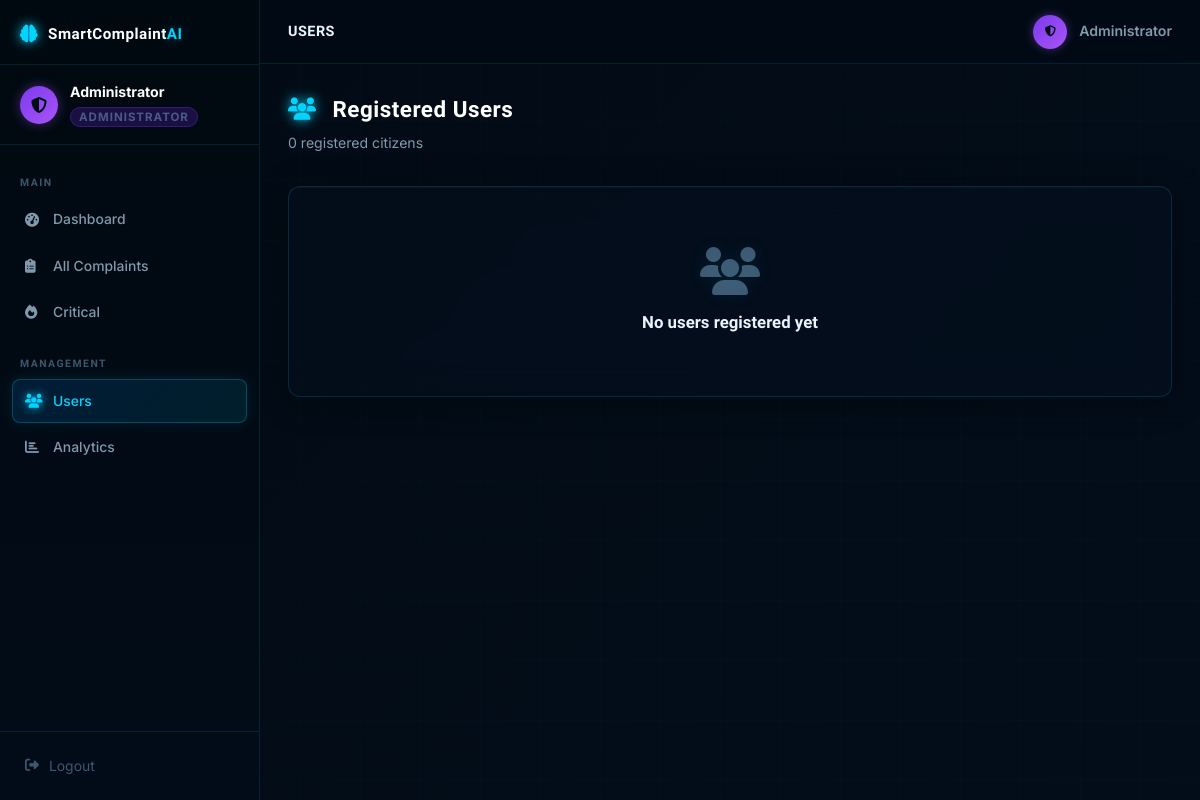
/admin/users (signed in), run on an earlier commit of the app's database.
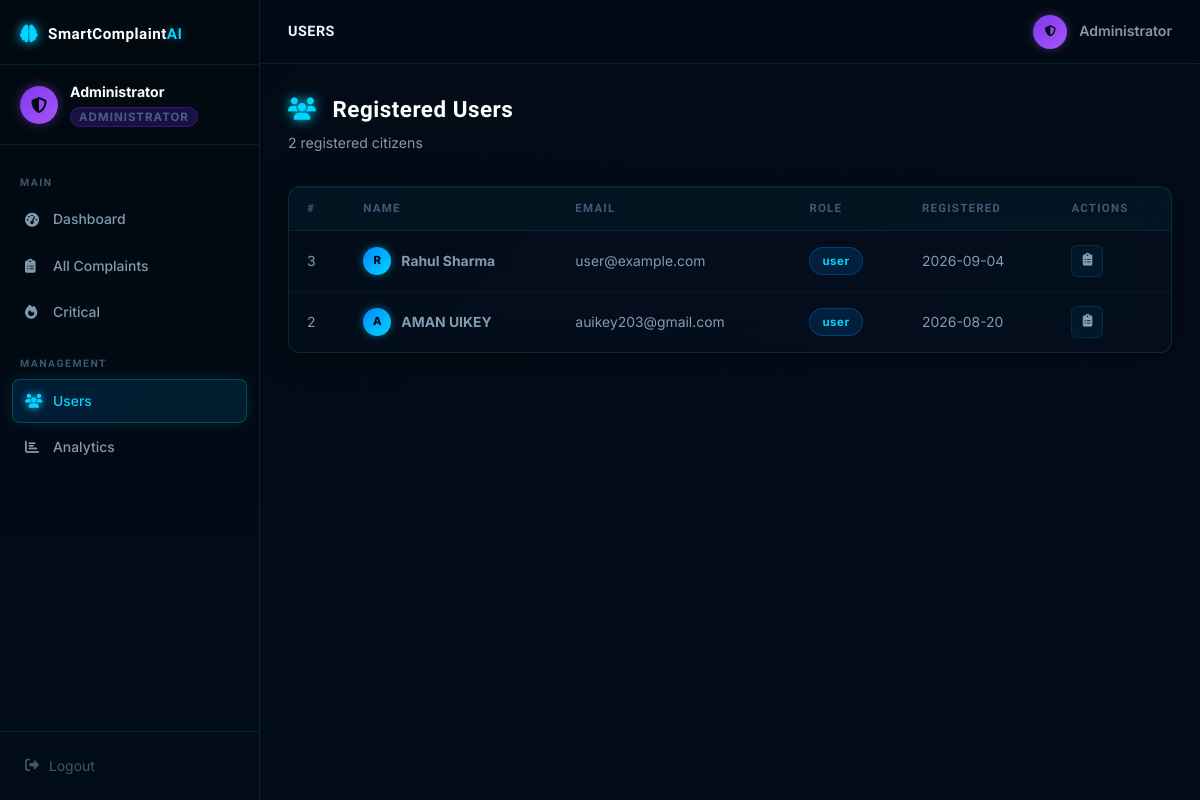
And on a later commit of the database.
### tables this page shows
CREATE TABLE users (
            id          INTEGER PRIMARY KEY AUTOINCREMENT,
            name        TEXT    NOT NULL,
            email       TEXT    NOT NULL UNIQUE,
            password    TEXT    NOT NULL,
            role        TEXT    NOT NULL DEFAULT 'user',
            created_at  TEXT    NOT NULL DEFAULT (datetime('now'))
        );

### app.py (the view)
@app.route('/admin/users')
@admin_required
def admin_users():
    users = get_all_users()
    return render_template('admin_users.html', users=users)

### app.py (called while the page is built)
def admin_required(f):
    @wraps(f)
    def decorated(*args, **kwargs):
        if 'user_id' not in session:
            flash('Please log in.', 'warning')
            return redirect(url_for('login'))
        if session.get('role') != 'admin':
            flash('Access denied. Admins only.', 'danger')
            return redirect(url_for('dashboard'))
        return f(*args, **kwargs)
    return decorated

### database.py (called while the page is built)
def get_connection():
    conn = sqlite3.connect(DB_PATH)
    conn.row_factory = sqlite3.Row  # Allows column access by name
    conn.execute("PRAGMA journal_mode=WAL")  # Better concurrency
    return conn

def get_all_users():
    conn = get_connection()
    cursor = conn.cursor()
    cursor.execute("SELECT * FROM users WHERE role = 'user' ORDER BY created_at DESC")
    users = cursor.fetchall()
    conn.close()
    return users

### templates/admin_users.html (shortened to what this page needs)
<!DOCTYPE html>
<html lang="en">
<head>
  <link rel="stylesheet" href="{{ url_for('static', filename='css/style.css') }}"/>
  <link rel="stylesheet" href="https://cdnjs.cloudflare.com/ajax/libs/font-awesome/6.5.0/css/all.min.css"/>
</head>
<body class="app-body">
  {% include 'partials/_sidebar_admin.html' %}
  <main class="app-main">
    <header class="app-topbar">
      <div class="topbar-title">Users</div>
      <div class="topbar-right">
        <div class="user-avatar-small admin-av"><i class="fas fa-shield-alt"></i></div>
        <span class="topbar-name">{{ session.user_name }}</span>
      </div>
    </header>
    <div class="page-content">
      <div class="page-header">
        <div>
          <h1 class="page-title"><i class="fas fa-users"></i> Registered Users</h1>
          <p class="page-subtitle">{{ users|length }} registered citizen{{ 's' if users|length != 1 else '' }}</p>
        </div>
      </div>
      <div class="card">
        <div class="card-body p-0">
          {% if users %}
          <div class="complaint-table-wrap">
            <table class="complaint-table admin-table">
              <thead>
                <tr>
                  <th>#</th>
                  <th>Name</th>
                  <th>Email</th>
                  <th>Role</th>
                  <th>Registered</th>
                  <th>Actions</th>
                </tr>
              </thead>
              <tbody>
                {% for u in users %}
                <tr>
                  <td>{{ u.id }}</td>
                  <td>
                    <div class="user-cell">
                      <div class="mini-avatar">{{ u.name[0].upper() }}</div>
                      <strong>{{ u.name }}</strong>
                    </div>
                  </td>
                  <td>{{ u.email }}</td>
                  <td><span class="cat-badge">{{ u.role }}</span></td>
                  <td>{{ u.created_at[:10] }}</td>
                  <td>
                    <a href="{{ url_for('admin_complaints') }}?search={{ u.email }}" class="btn-table" title="View Complaints">
                      <i class="fas fa-clipboard-list"></i>
                    </a>
                  </td>
                </tr>
                {% endfor %}
              </tbody>
            </table>
          </div>
          {% else %}
            <div class="empty-state"><i class="fas fa-users"></i><h4>No users registered yet</h4></div>
          {% endif %}
        </div>
      </div>
    </div>
  </main>
</body>
</html>

What changed in the data, as far as the page shows it:
added users: id "3", name "R", name "Rahul Sharma", email "user@example.com", role "user", created_at "2026-09-04"
added users: id "2", name "A", name "AMAN UIKEY", email "auikey203@gmail.com", role "user", created_at "2026-08-20"
Also different on the page:
{{ users|length }}: "0" → "2"
text no longer shown: "No users registered yet"
text now shown: "# NAME EMAIL ROLE REGISTERED ACTIONS"
